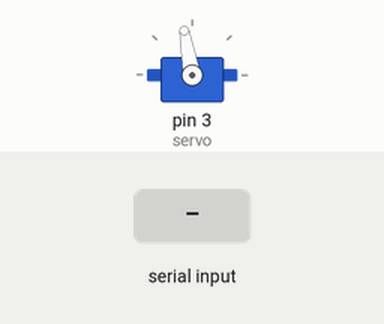
Simulated run of this sketch. Board: Arduino Uno, built with avr-gcc and run on an emulated ATmega328P. Shown: servo. The test bench sets the inputs (shaded band). What the sketch prints to the serial monitor is not drawn.

Above: at 1.2 s.
1.3 s: byte 1 (1) received over Serial
At 1.7 s:
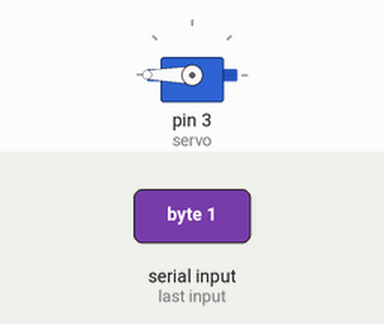
2.8 s: byte 2 (2) received over Serial
At 4.0 s:
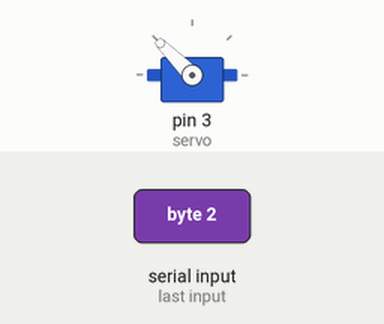
4.3 s: byte 3 (3) received over Serial
At 5.2 s:
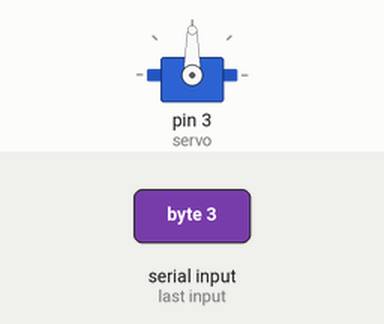
5.8 s: byte 4 (4) received over Serial
At 6.3 s:
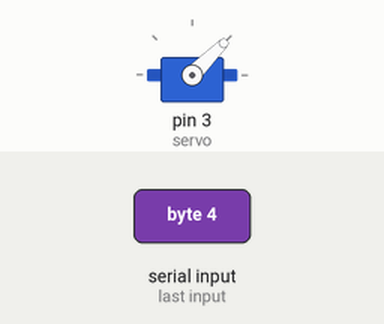
7.3 s: byte 5 (5) received over Serial
At 8.7 s:
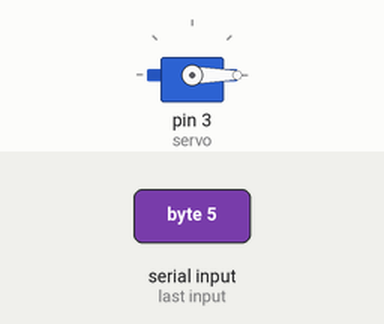
Timing chart, 0 to 9.8 s (numbered marks = the images above; inputs shaded):
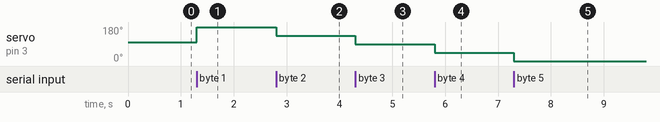

Measured:
- after the input at 1.3 s, servo on pin 3 (servo): 100° → 180° at once
- after the input at 2.8 s, servo on pin 3 (servo): 180° → 135° at once
- after the input at 4.3 s, servo on pin 3 (servo): 135° → 90° at once
- after the input at 5.8 s, servo on pin 3 (servo): 90° → 45° at once
- after the input at 7.3 s, servo on pin 3 (servo): 45° → 0° at once

The sketch:

Servo.ino
```cpp
#include <Servo.h>

//initialize all servos.
Servo servo;


void setup() {

  servo.attach(3);
  servo.write(100);
  Serial.begin(19200);
  Serial.println("Ready");

}

void loop() {


  if ( Serial.available()) {
    int ch = Serial.read();

    switch(ch) {
    case 1:
      servo.write(180);
      break;
    case 2:
      servo.write(135);
      break;
    case 3:
      servo.write(90);
      break;
    case 4:
      servo.write(45);
      break;
    case 5:
      servo.write(0);
      break;
    }
  }

}
```
